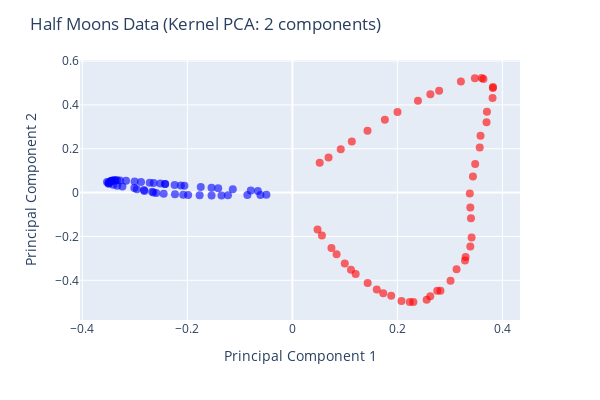

The code cell stored with this chart in its notebook:
### Code cell
# Plotting the transformed data in a two principal component space
figK2 = px.scatter(x=dataK[:, 0], y=dataK[:, 1], 
                   color=ym, color_continuous_scale='bluered')
figK2.update_traces(marker=dict(size=8, opacity=0.6))
figK2.update_layout(coloraxis_showscale=False, 
                    width=600, height=400, 
                    xaxis_title='Principal Component 1', 
                    yaxis_title='Principal Component 2',  
                    title='Half Moons Data (Kernel PCA: 2 components)')
figK2.show()

### Figure 1 — Plotly figure (JSON) as saved in the notebook; plotly's stock layout.template omitted (floating-point values rounded to 4 significant figures)
{"data": [{"hovertemplate": "x=%{x}<br>y=%{y}<br>color=%{marker.color}<extra></extra>", "legendgroup": "", "marker": {"color": [0, 1, 0, 1, 1, 1, 0, 1, 1, 1, 1, 1, 1, 0, 0, 0, 0, 0, 0, 0, 0, 1, 0, 1, 0, 0, 0, 1, 1, 1, 1, 1, 1, 1, 1, 0, 0, 1, 1, 1, 0, 1, 0, 0, 0, 0, 0, 0, 0, 0, 1, 1, 0, 0, 0, 1, 0, 0, 0, 1, 0, 0, 1, 1, 1, 1, 0, 1, 0, 1, 0, 0, 0, 1, 1, 1, 0, 1, 1, 1, 0, 0, 1, 0, 0, 1, 1, 0, 1, 1, 1, 0, 0, 1, 0, 1, 1, 1, 0, 0], "coloraxis": "coloraxis", "opacity": 0.6, "size": 8, "symbol": "circle"}, "mode": "markers", "name": "", "orientation": "v", "showlegend": false, "type": "scatter", "x": [-0.3463, 0.2305, -0.08574, 0.1761, 0.3402, 0.1205, -0.2963, 0.3379, 0.1431, 0.09978, 0.1132, 0.1434, 0.3299, -0.2672, -0.1986, -0.3373, -0.3504, -0.3531, -0.3169, -0.208, -0.2056, 0.3607, -0.1228, 0.3481, -0.1541, -0.07931, -0.1767, 0.0479, 0.282, 0.3414, 0.3209, 0.3127, 0.1731, 0.3698, 0.06888, -0.3434, -0.3238, 0.2003, 0.3639, 0.3389, -0.06094, 0.3476, -0.2125, -0.2243, -0.135, -0.2828, -0.301, -0.2425, -0.2516, -0.1539, 0.1607, 0.2795, -0.0495, -0.3006, -0.3427, 0.05202, -0.2593, -0.2883, -0.3499, 0.09214, -0.2452, -0.3338, 0.3812, 0.2392, 0.3288, 0.2558, -0.3284, 0.2627, -0.2818, 0.1882, -0.3337, -0.3389, -0.06579, 0.07436, 0.05625, 0.3584, -0.3413, 0.1116, 0.3439, 0.3389, -0.3457, -0.2642, 0.3012, -0.1413, -0.2424, 0.3818, 0.2628, -0.2647, 0.2078, 0.3568, 0.2236, -0.2718, -0.3497, 0.2759, -0.2237, 0.08415, 0.3706, 0.3821, -0.1135, -0.1745], "xaxis": "x", "y": [0.05237, -0.4986, -0.0112, 0.3325, -0.1172, -0.3709, 0.01572, -0.004651, 0.2819, -0.3237, 0.233, -0.412, -0.2937, 0.003724, -0.01094, 0.05615, 0.0429, 0.04866, 0.05373, -0.009739, 0.03123, 0.5227, -0.01253, 0.131, 0.02198, 0.009925, -0.01225, -0.1681, -0.4477, -0.2052, 0.5067, -0.3499, -0.4589, 0.321, 0.1603, 0.05386, 0.02775, 0.3677, 0.5185, -0.06764, -0.01109, 0.5217, 0.03255, 0.03497, -0.01275, 0.01191, 0.02131, 0.03884, 0.04101, -0.01282, -0.4418, 0.464, -0.009931, 0.05089, 0.05525, 0.1358, -0.001497, 0.04863, 0.04565, 0.1979, -0.004796, 0.05614, 0.431, 0.4194, -0.3098, -0.4888, 0.05552, -0.4727, 0.007358, -0.47, 0.03179, 0.05608, 0.007887, -0.2524, -0.1954, 0.2592, 0.03577, -0.352, 0.0735, -0.2456, 0.05042, 0.04393, -0.4025, 0.01982, 0.0388, 0.4766, 0.4486, -8.534e-05, -0.4942, 0.2061, -0.499, 0.04544, 0.03989, -0.4474, -0.00786, -0.2813, 0.3688, 0.4814, 0.01528, 0.02558], "yaxis": "y"}], "layout": {"coloraxis": {"colorbar": {"title": {"text": "color"}}, "colorscale": [[0, "rgb(0,0,255)"], [1, "rgb(255,0,0)"]], "showscale": false}, "height": 400, "legend": {"tracegroupgap": 0}, "margin": {"t": 60}, "title": {"text": "Half Moons Data (Kernel PCA: 2 components)"}, "width": 600, "xaxis": {"anchor": "y", "domain": [0, 1], "title": {"text": "Principal Component 1"}}, "yaxis": {"anchor": "x", "domain": [0, 1], "title": {"text": "Principal Component 2"}}}}
